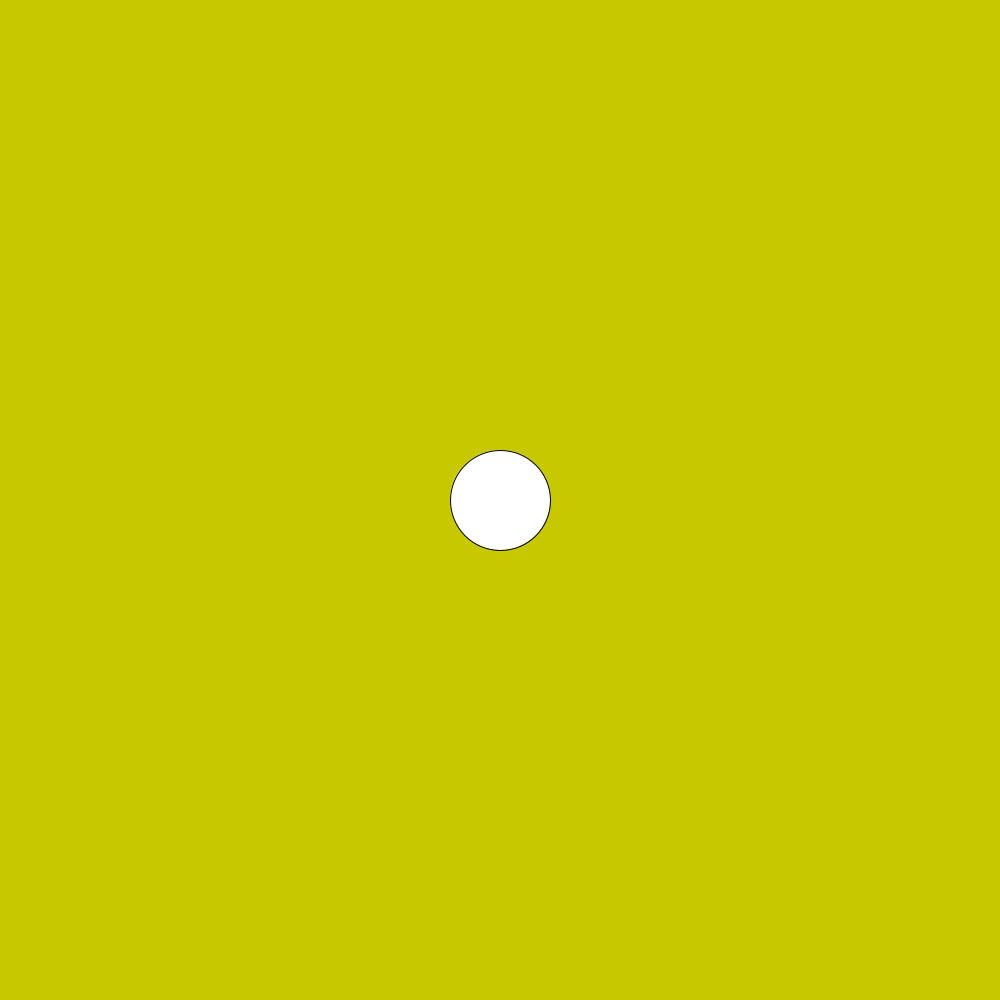
Frame 1 (no input)
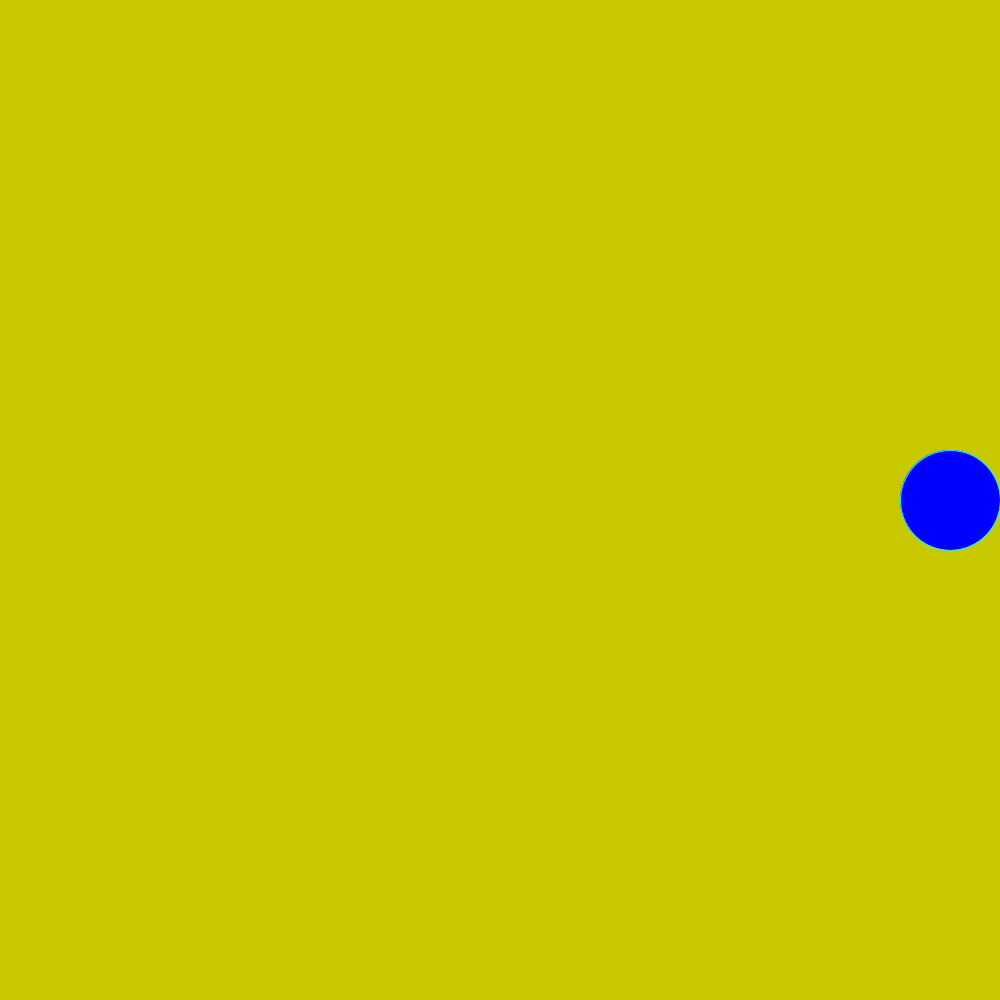
Frame 60 (the mouse pressed at the canvas centre just before this capture)
Frame 120 (the mouse held since frame 60 and released just before this capture): identical to frame 60, image omitted

The Processing sketch that drew these frames (run headless with seeded random() and noise(); from frame 60 on, the mouse is pressed at the canvas centre):

// Processing sketch: pong
// ── pong.pde
int speed = 10;
int speedback = 20;
int ballX = 500;
int ballY = 500;
void setup(){
size(1000, 1000);
}
void draw(){
background(200, 200, 0);
ellipse(ballX, ballY, 100, 100);
fill(0, 0, 255);    
stroke(0, 255, 255);  
if(ballX != 960){
ballX = ballX + speed;
}
else if(ballX==960){
  ballX = ballX - speed;
}

}
